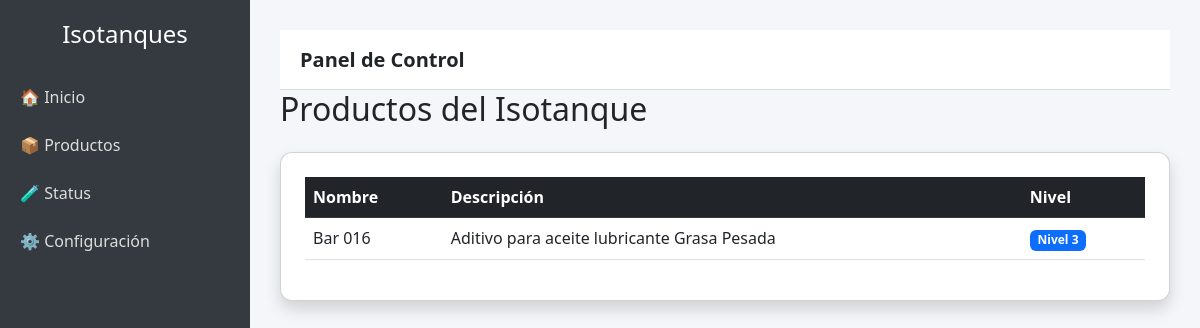
Screenshot of /products/ with the database file from the repository.
### blog/models.py (models this page shows, shortened)
class Product(models.Model):
    NIVEL_CHOICES = [
        (1, "Nivel 1"),
        (2, "Nivel 2"),
        (3, "Nivel 3"),
        (4, "Nivel 4"),
    ]
    title = models.CharField(max_length=200)
    description = models.TextField()
    level = models.IntegerField(choices=NIVEL_CHOICES)

### blog/views.py (the view)
# urls.py: path('products/',views.Product_Type,name='product'),
def Product_Type(request):
    products = Product.objects.all()
    return render(request,'blog/product.html',{'product':products})

### blog/templates/blog/product.html (shortened to what this page needs)
{% extends 'base.html' %}
{% block content %}
<h2 class="mb-4">Productos del Isotanque</h2>
<div class="card shadow p-4">
    <table class="table table-hover">
        <thead class="table-dark">
            <tr>
                <th>Nombre</th>
                <th>Descripción</th>
                <th>Nivel</th>
            </tr>
        </thead>
        <tbody>
            {% for p in product %}
            <tr>
                <td>{{ p.title }}</td>
                <td>{{ p.description }}</td>
                <td>
                    <span class="badge bg-primary">Nivel {{ p.level }}</span>
                </td>
            </tr>
            {% endfor %}
        </tbody>
    </table>
</div>
{% endblock %}

### blog/templates/base.html (style rules this page uses)
body { background-color: #f4f6f9; }
.card { border-radius: 12px; }

### rows the page displays
Product: title "Bar 016", description "Aditivo para aceite lubricante Grasa Pesada", level "3"
